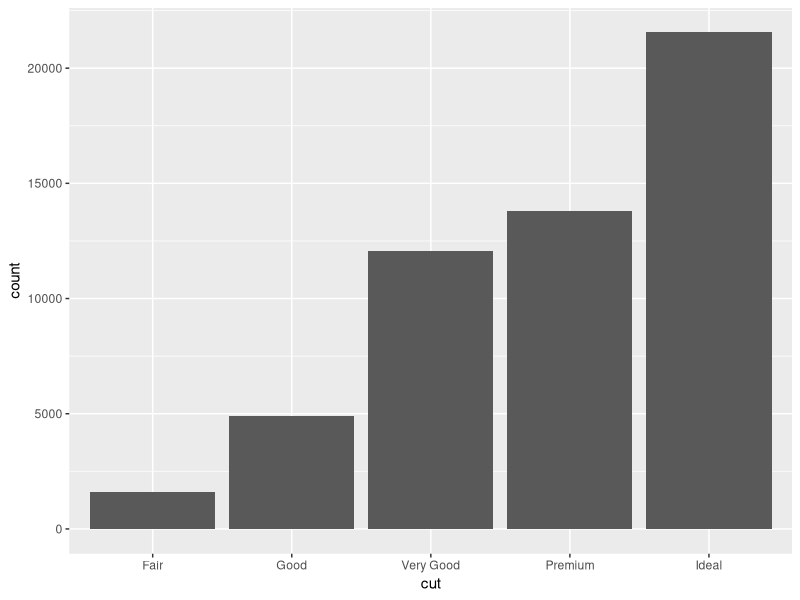
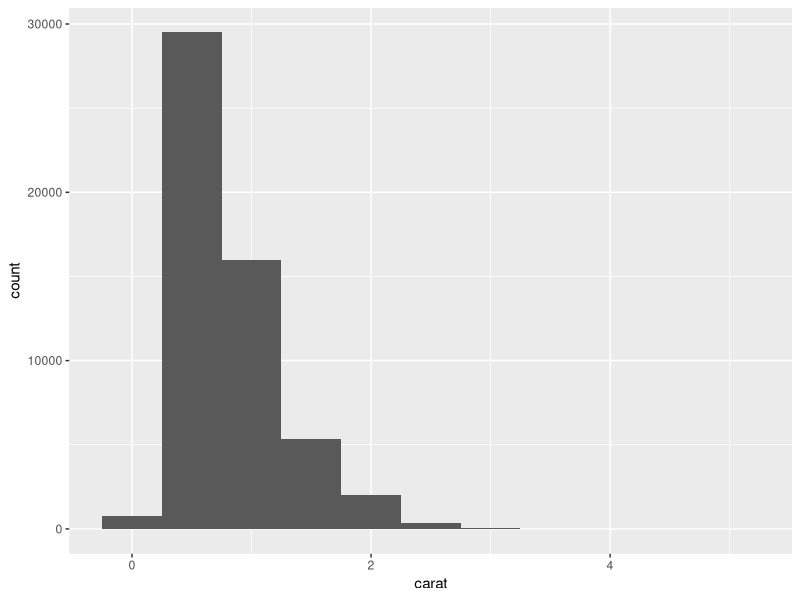
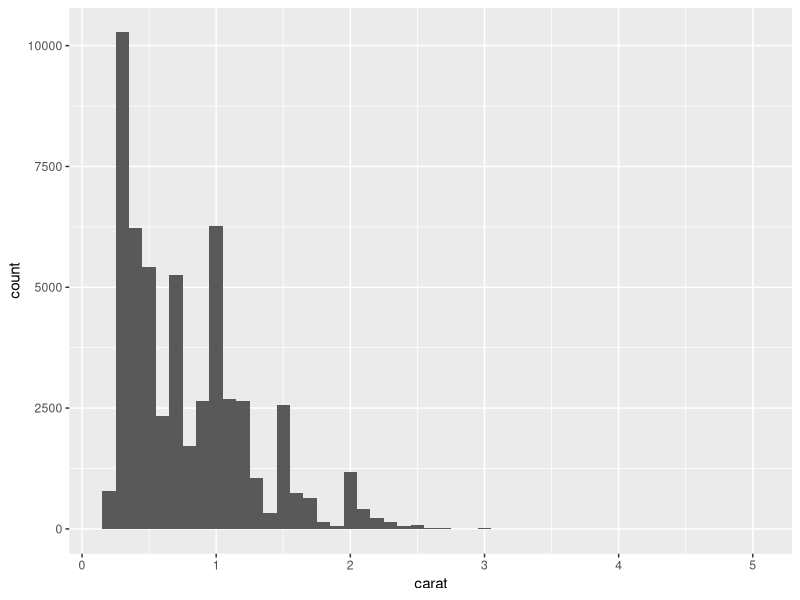
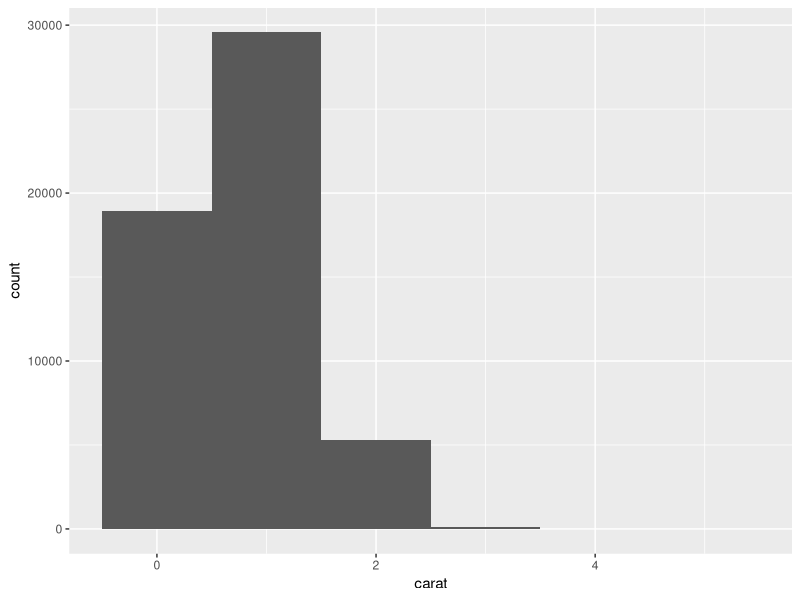
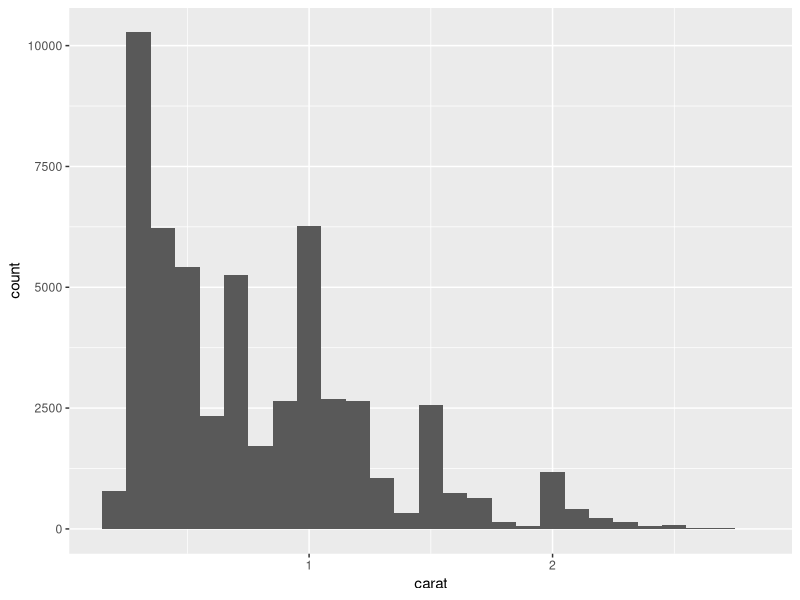
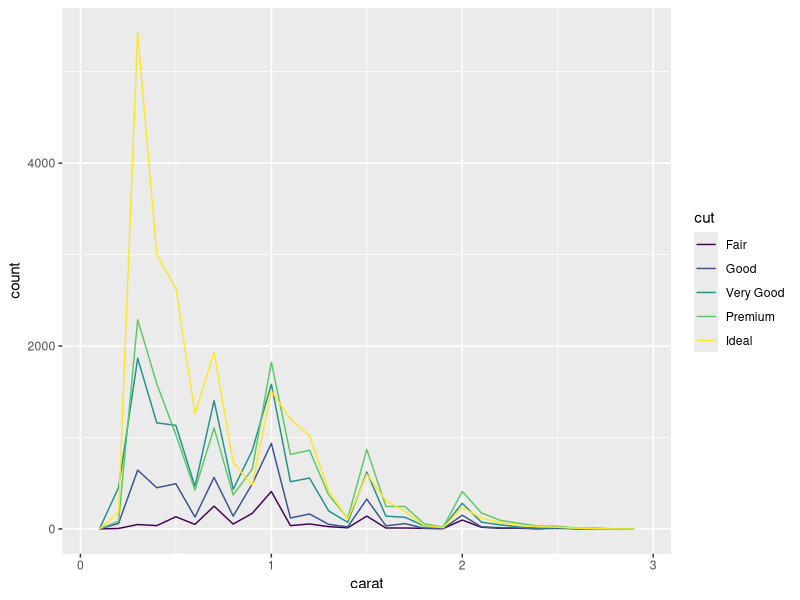
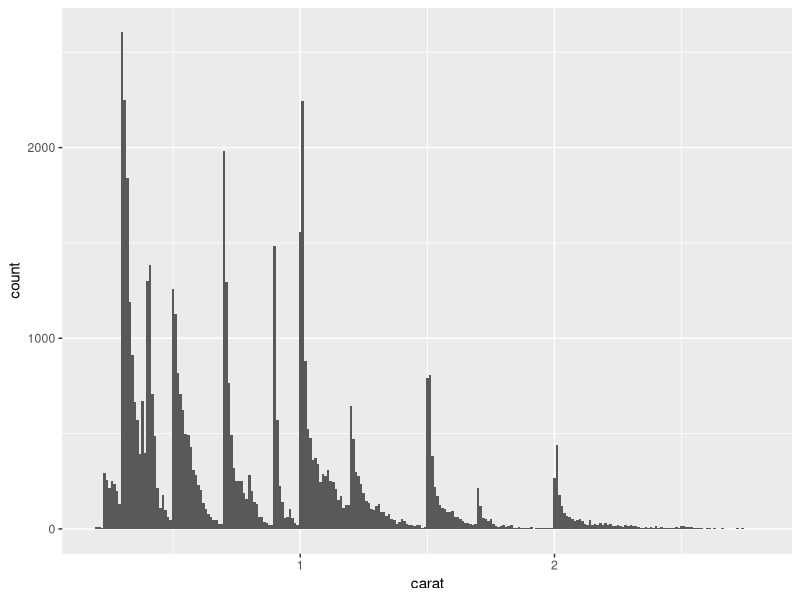

The R script that drew these images, in order:
library(tidyverse)

glimpse(diamonds)

ggplot(diamonds) + geom_bar(mapping = aes(x = cut))

# Categorical / Discrete Variable 

diamonds %>% count(cut)

diamonds %>% count(cut) %>% arrange(desc(n))

# Continuous Variable

ggplot(diamonds) + geom_histogram(mapping = aes(x = carat), binwidth = 0.5)

# Narrow bins (detailed)

ggplot(diamonds) + geom_histogram(aes(x = carat), binwidth = 0.1)

# Wide bins (broader trends)

ggplot(diamonds) + geom_histogram(aes(x = carat), binwidth = 1.0)


diamonds %>% count(cut_width(carat, 0.5))

# Creating a subset 'small' with diamonds under 3 carats to remove outliers.

small <- diamonds %>% filter(carat < 3)

ggplot(data = small, mapping = aes(x = carat)) + geom_histogram(binwidth = 0.1) 

# 'geom_freqpoly' is similar to a histogram but with lines. 'freqpoly' stands for
# 'frequency polygons'. The code below helps compare how diamond sizes vary across cuts.

ggplot(data = small, mapping = aes(x = carat, colour = cut)) + 
  geom_freqpoly(binwidth = 0.1)

# Using tiny bins (0.01 carats) to reveal subtle patterns, i.e., rounding effects in data.

ggplot(data = small, mapping = aes(x = carat)) + geom_histogram(binwidth = 0.01)

